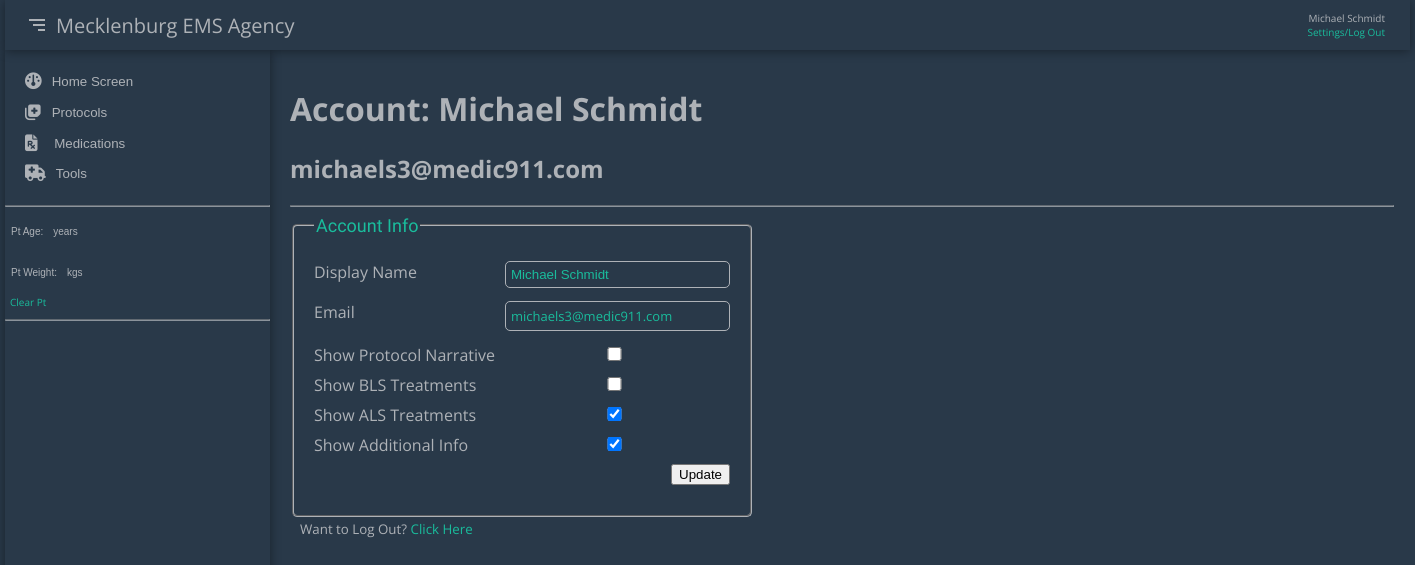
Page /account (signed in) on the committed database.
### master/models.py (models this page shows, shortened)
class User(db.Model, UserMixin):
    id = db.Column(db.Integer, primary_key=True)
    email = db.Column(db.String(120),  unique=True, nullable=False)
    displayName = db.Column(db.String(120))
    password = db.Column(db.String(60), nullable=False)
    showNarrative = db.Column(db.Boolean, default=1)
    showBasic = db.Column(db.Boolean, default=1)
    showAdvanced = db.Column(db.Boolean, default=1)
    showAdditional = db.Column(db.Boolean, default=1)

### master/users/routes.py (the view)
@users.route("/account", methods=['GET', 'POST'])
@login_required
def account():
    form = AccountForm()
    if form.validate_on_submit():
        current_user.displayName = form.displayName.data
        current_user.showNarrative = form.showNarrative.data
        current_user.showBasic = form.showBasic.data
        current_user.showAdvanced = form.showAdvanced.data
        current_user.showAdditional = form.showAdditional.data
        db.session.commit()
        flash('Your Account has been updated!', 'message_success')
        return redirect(url_for('users.account'))
    elif request.method == 'GET':
        form.displayName.data = current_user.displayName
        form.showNarrative.data = current_user.showNarrative
        form.showBasic.data = current_user.showBasic
        form.showAdvanced.data = current_user.showAdvanced
        form.showAdditional.data = current_user.showAdditional
    return render_template('account.html', varTitle='Account', form=form)

### master/users/forms.py
class AccountForm(FlaskForm):
    displayName = StringField('Display Name')
    showNarrative = BooleanField('Show Protocol Narrative', default=1)
    showBasic = BooleanField('Show BLS Treatments', default=1)
    showAdvanced = BooleanField('Show ALS Treatments', default=1)
    showAdditional = BooleanField('Show Additional Info', default=1)
    submit = SubmitField('Update')

### master/models.py (called while the page is built)
@login_manager.user_loader
def load_user(user_id):
    return User.query.get(int(user_id))

### master/templates/account.html (shortened to what this page needs)
{% extends "base.html" %}
{% block content %}
<div class="container1 content1">
    <H1>Account: {{ current_user.displayName }}</H1>
    <h2>{{ current_user.email }}</h2><hr>
    <div class="form-content">
        <form method="POST" action="">
                <fieldset class="form-group">
                    <legend class="border-bottom mb-4">Account Info</legend>
                    <div class="form-group-inner">
                        {{ form.displayName.label(class="form-control-label") }}
                        {% if form.displayName.errors %}
                            <div class="invalid-feedback">
                                {{ form.displayName(class="form-control form-control-lg") }}
                                {% for error in form.displayName.errors %}
                                    <br><span>{{ error }} </span>
                                {% endfor %}
                            </div>
                        {% else %}
                            {{ form.displayName(class="form-control form-control-lg") }}
                        {% endif %}
                    </div>
                    <div class="form-group-inner">
                        <div class="form-control-label">Email</div>
                        <div class="form-control give-border">{{ current_user.email }}</div>
                    </div>
                    <div class="form-group-inner">
                        {{ form.showNarrative.label(class="form-control-label") }}
                        {% if form.showNarrative.errors %}
                            <div class="invalid-feedback">
                                {{ form.showNarrative(class="form-control form-control-lg") }}
                                {% for error in form.showNarrative.errors %}
                                    <br><span>{{ error }} </span>
                                {% endfor %}
                            </div>
                        {% else %}
                            {{ form.showNarrative(class="form-control form-control-lg") }}
                        {% endif %}
                    </div>
                    <div class="form-group-inner">
                        {{ form.showBasic.label(class="form-control-label") }}
                        {% if form.showBasic.errors %}
                            <div class="invalid-feedback">
                                {{ form.showBasic(class="form-control form-control-lg") }}
                                {% for error in form.showBasic.errors %}
                                    <br><span>{{ error }} </span>
                                {% endfor %}
                            </div>
                        {% else %}
                            {{ form.showBasic(class="form-control form-control-lg") }}
                        {% endif %}
                    </div>
                    <div class="form-group-inner">
                        {{ form.showAdvanced.label(class="form-control-label") }}
                        {% if form.showAdvanced.errors %}
                            <div class="invalid-feedback">
                                {{ form.showAdvanced(class="form-control form-control-lg") }}
                                {% for error in form.showAdvanced.errors %}
                                    <br><span>{{ error }} </span>
                                {% endfor %}
                            </div>
                        {% else %}
                            {{ form.showAdvanced(class="form-control form-control-lg") }}
                        {% endif %}
                    </div>
                    <div class="form-group-inner">
                        {{ form.showAdditional.label(class="form-control-label") }}
                        {% if form.showAdditional.errors %}
                            <div class="invalid-feedback">
                                {{ form.showAdditional(class="form-control form-control-lg") }}
                                {% for error in form.showAdvanced.errors %}
                                    <br><span>{{ error }} </span>
                                {% endfor %}
                            </div>
                        {% else %}
                            {{ form.showAdditional(class="form-control form-control-lg") }}
                        {% endif %}
                    </div>
                    <div class="form-submit">
                        {{ form.submit(class="btn-submit") }}
                    </div>
                </fieldset>
        </form>
    </div>
    <div class="border-top">
        <small class="text-muted">
            Want to Log Out?  <a href="{{ url_for('users.logout') }}" class="ml-2">Click Here</a>
        </small>
    </div>
</div>
{% endblock %}

### master/templates/base.html (shortened to what this page needs)
<!DOCTYPE html>
<html lang="en">
<head>
    <link href='https://unpkg.com/boxicons@2.1.2/css/boxicons.min.css' rel='stylesheet'>
    <link rel="stylesheet" href="{{ url_for('static', filename='styles.css') }}">
</head>
<body>
    <div class="bodyContainer">
        <div class="header">
            <button class="menu-icon-btn" data-menu-icon-btn>
                <svg xmlns="http://www.w3.org/2000/svg" class="menu-icon-right"><path d="M4 6h16v2H4zm4 5h12v2H8zm5 5h7v2h-7z"></path></svg>
            </button>
            <div class="agency"></div>
            <div class="pt-info-div">
            {% if current_user.is_authenticated %}
                <div class="btn-user">
                    {% if current_user.displayName %}
                    <p>{{ current_user.displayName }}</p>
                    {% else %}
                        <p>{{ current_user.email }}</p>
                    {% endif %}
                    <div><a href="{{url_for('users.account')}}" class="small-link">Settings/Log Out</a></div>
                </div>
            {% else %}
                <a class="btn-login" href="{{url_for('users.login')}}">Login\Register</button>
            {% endif %}
            </div>
        </div>
        <div class="container">
            <aside class="sidebar" data-sidebar-state>
                <div class="middle-sidebar">
                    <ul>
                        <li>
                            <button class="top-list-button"><a href="{{ url_for('main.home')}}"><i class="fa-solid fa-gauge fa-lg"></i><div class="hidden-sidebar">Home Screen</div></a></button>
                        </li>
                        <li id="proto-id">
                            <button class="top-list-button" data-proto-btn><a href="{{ url_for('main.home')}}" onclick="return false"><i class="fa-solid fa-notes-medical fa-lg"></i><div class="hidden-sidebar">Protocols</div></a></button>
                        </li>
                        <li id="meds-id">
                            <button class="top-list-button" data-meds-btn><a href="#"><i class="fa-solid fa-file-prescription fa-lg"></i><div class="hidden-sidebar">&ensp;Medications</div></a></button>
                        </li>
                        <li id="other-id">
                            <button class="top-list-button" data-other-btn><a href="#"><i class="fa-solid fa-truck-medical fa-lg"></i><div class="hidden-sidebar">Tools</div></a>
                            </button>
                        </li>
                    </ul><hr>
                    <div class="pt-info-section">
                        <div>
                            <a href="{{url_for('main.updatePt')}}">
                                <button class="pt-info-div2">
                                    <p>Pt Age:</p>
                                    <p>{{ ptYears }} years</p>
                                    <p>Pt Weight:</p>
                                    <p>{{ ptKgs }} kgs</p>
                                </button>
                            </a>
                        </div>
                        <div>
                            <a class="small-link" href="{{url_for('main.clrPt')}}">Clear Pt</a>
                        </div>
                    </div>
                    <hr>
                </div>
            </aside>
        {% block content %}{% endblock %}
        </div>
    </div>
</body>
</html>

### rows in the picture
User: displayName "Michael Schmidt", email "michaels3@medic911.com", showAdvanced "☑", showAdditional "☑"
